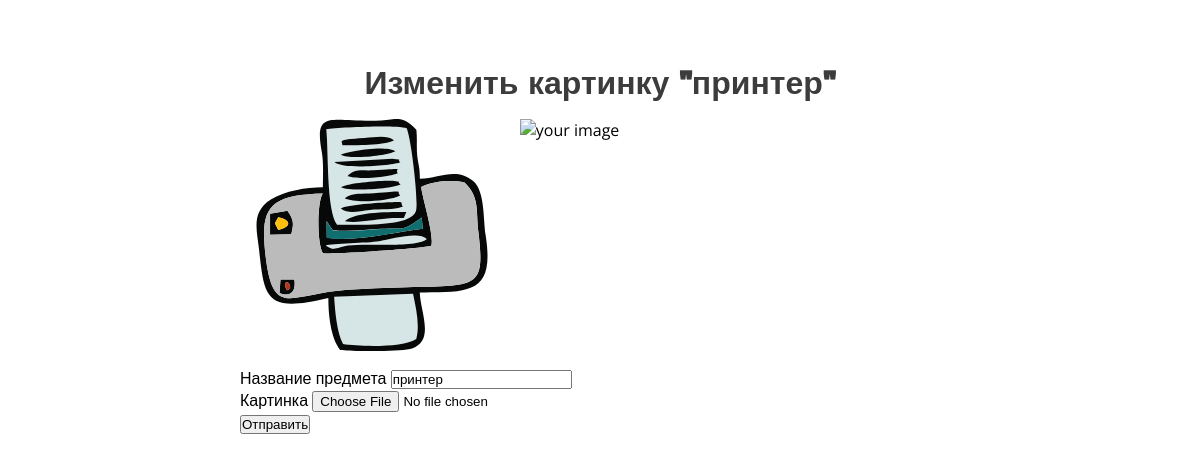
/admin/item/1 (signed in), run on the app's committed database.
### data/items.py (models this page shows)
class Items(SqlAlchemyBase, SerializerMixin):
    __tablename__ = 'items'
    id = sqlalchemy.Column(sqlalchemy.Integer,
                           primary_key=True, autoincrement=True)
    name = sqlalchemy.Column(sqlalchemy.String)
    filename = sqlalchemy.Column(sqlalchemy.String)

### main.py (the view, shortened to what this page needs)
@app.route("/admin/item/<int:item_id>", methods=['GET', 'POST'])
@login_required
def edit_item(item_id):
    item_form = ItemForm()
    session = create_session()
    item = session.query(Items).get(item_id)
    item_form.name.data = item.name
    return render_template("edit_item.html", form=item_form, item=item, jquery=True)

### forms/item_add.py
class ItemForm(FlaskForm):
    name = StringField("Название предмета", validators=[DataRequired()], render_kw={
        "class": "input-str form-control",
        "required": True,
    })
    image = FileField('Картинка', validators=[DataRequired()], render_kw={
        "required": True,
    })
    submit = SubmitField('Отправить')

### data/db_session.py (called while the page is built)
def create_session() -> Session:
    global __factory
    return __factory()

### main.py (called while the page is built)
@login_manager.user_loader
def load_user(user_id):
    session = create_session()
    return session.query(Admin).get(user_id)

@app.after_request
def add_header(r):
    if not app.config["DEBUG"]:
        return r
    r.headers["Cache-Control"] = "no-cache, no-store, must-revalidate"
    r.headers["Pragma"] = "no-cache"
    r.headers["Expires"] = "0"
    r.headers['Cache-Control'] = 'public, max-age=0'
    return r

### templates/edit_item.html (shortened to what this page needs)
{% extends "base.html" %}
{% block styles %}
    <link href="{{ url_for('static', filename='css/edit_item.css') }}" rel="stylesheet">
{% endblock %}
{% block content %}
    <h1>Изменить картинку "{{ item.name }}"</h1>
    <div class="before">
        <img src="/{{ item.filename }}" alt="not found">
        <img id="blah" src="#" alt="your image"/>
    </div>
    <form method=post enctype=multipart/form-data>
        <div class="form-item">
            {{ form.name.label }}
            {{ form.name() }}
        </div>
        <div class="form-item">
            {{ form.image.label }}
            {{ form.image(onChange="readURL(this);") }}
        </div>
        <div class="form-item">
            {{ form.submit(type="submit", class="button") }}
        </div>
    </form>
{% endblock %}

### static/css/base.css (style rules this page uses)
*, *::before, *::after { margin: 0; padding: 0; outline: none !important; -webkit-tap-highlight-color: rgba(0, 0, 0, 0) !important; }
body { font-family: "Open Sans", sans-serif; font-size: 16px; width: 100%; height: 100%; }
h1, h2, h3, h4, h5, h6 { font-family: "Russo one", sans-serif; text-align: center; color: #3c3c3c; }

### static/css/edit_item.css (style rules this page uses)
#blah { max-width: 100%; }
.before { display: inline-flex; }
.before img { width: 50%; margin: 1em; }

### data on the page
Items: name "принтер", filename (picture)
